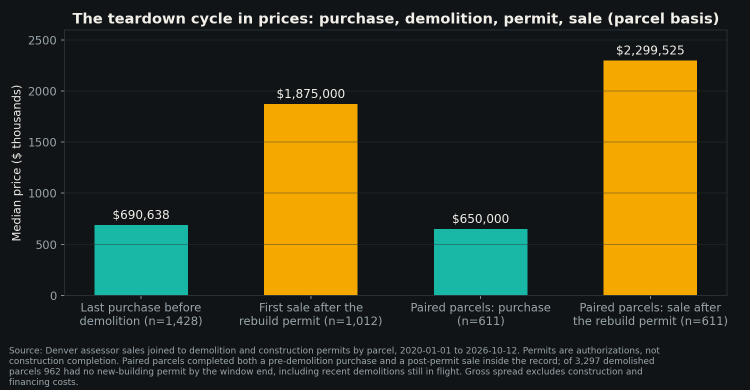
#> input picture charts/lifecycle.png, 1500 x 780 px, given in place of ales-keystone-v2-0-ff85fd0c-8952-4604-9920-0ea26d1f86af.webp, which was not available (shown at 1/2 size)
$ python compose_hero.py
#> lines starting #> are read from the running program, lines starting #| are printed output that depends on the picture; pictures that were not available may be replaced by others from this repository, and a replacement may not be noted
#!/usr/bin/env python3
"""Composite the headline figure onto the generated hero art.
Base art: hero_source/ (AI illustration, brand palette). Text sits on a
gradient scrim over the dark upper-left sky. Plain hyphens only.
Run: python3 code/compose_hero.py
"""
from pathlib import Path

from PIL import Image, ImageDraw, ImageFont

PKG = Path(__file__).resolve().parent.parent
SRC = PKG / "hero_source/media-generation-hero-base-sales-keystone-v2-0-ff85fd0c-8952-4604-9920-0ea26d1f86af.webp"
OUT = PKG / "charts/hero.png"

img = Image.open(SRC).convert("RGB")
W, H = img.size
#> W = 1500; H = 780
print("base size:", W, H)
#| base size: 1500 780

scrim = Image.new("L", (1, H))
for y in range(H):
    t = y / (H * 0.46)
    a = max(0, int(165 * (1 - t))) if t < 1 else 0
    scrim.putpixel((0, y), a)
scrim = scrim.resize((W, H))
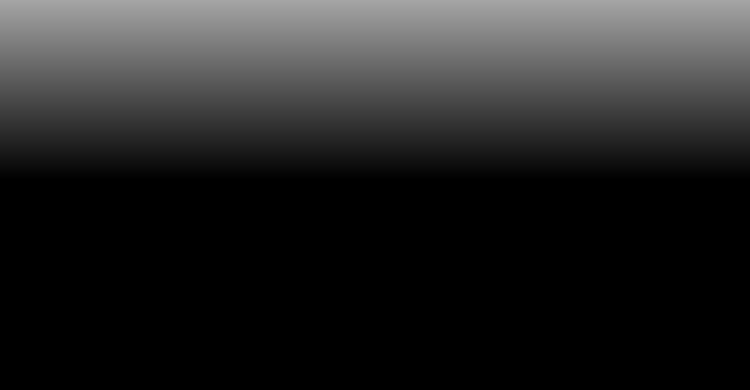
#> scrim: PIL image 1500x780 L (shown at 1/2 size); min 0, max 165, mean 37.8
dark = Image.new("RGB", (W, H), (10, 13, 16))
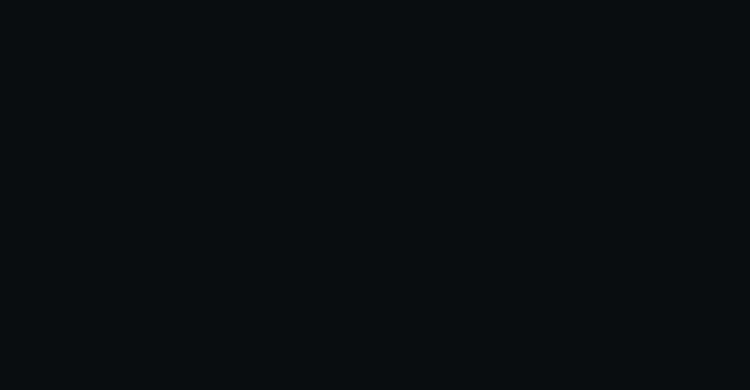
#> dark: PIL image 1500x780 RGB (shown at 1/2 size); mean R, G, B 10, 13, 16
img = Image.composite(dark, img, scrim.point(lambda v: v))
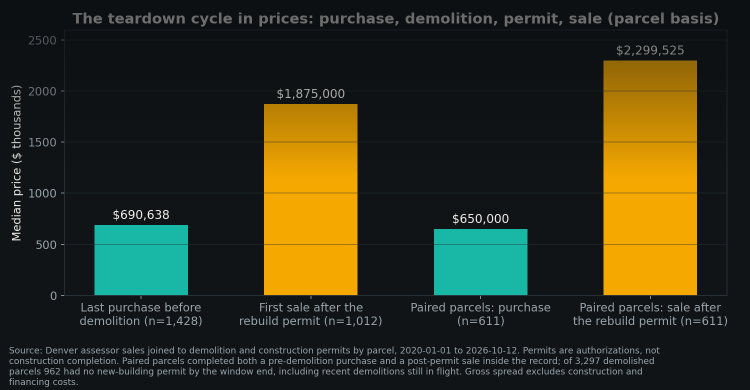
#> img: PIL image 1500x780 RGB (shown at 1/2 size); mean R, G, B 48.4, 49.1, 30.1

d = ImageDraw.Draw(img)
AMBER = (245, 168, 0)
PAPER = (242, 239, 233)
DIM = (178, 188, 194)
x = int(W * 0.045)
#> x = 67
y = int(H * 0.05)
#> y = 39

f_big = ImageFont.truetype("/usr/share/fonts/truetype/dejavu/DejaVuSans-Bold.ttf", int(H * 0.115))
f_cap = ImageFont.truetype("/usr/share/fonts/truetype/dejavu/DejaVuSans-Bold.ttf", int(H * 0.036))
f_sub = ImageFont.truetype("/usr/share/fonts/truetype/dejavu/DejaVuSans.ttf", int(H * 0.0255))

d.text((x, y), "$595,000", font=f_big, fill=AMBER)
y += int(H * 0.135)
#> y = 144
d.text((x, y), "Denver's median market sale price at its 2022 peak", font=f_cap, fill=PAPER)
y += int(H * 0.052)
#> y = 184
d.text((x, y), "105,585 market sales recorded, 2020-2026 (2026 partial) - $450,000 median in 2020, $525,000 in 2025 - nominal dollars",
       font=f_sub, fill=DIM)

img.save(OUT)
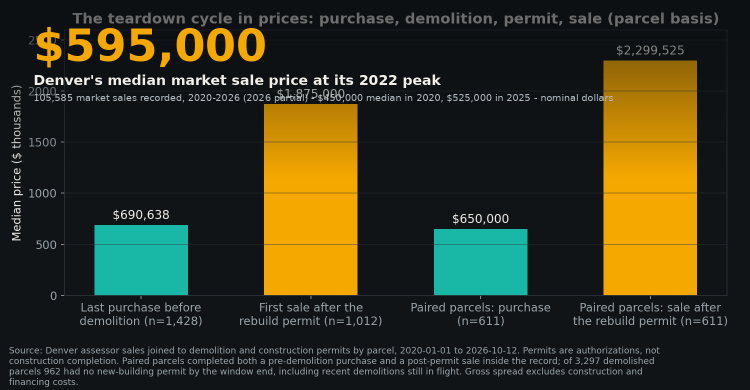
#> saved as hero.png: PIL image 1500x780 RGB (shown at 1/2 size); mean R, G, B 53.3, 52.9, 31.6
print("saved", OUT)

$ run again, on charts/neighborhood_change.png
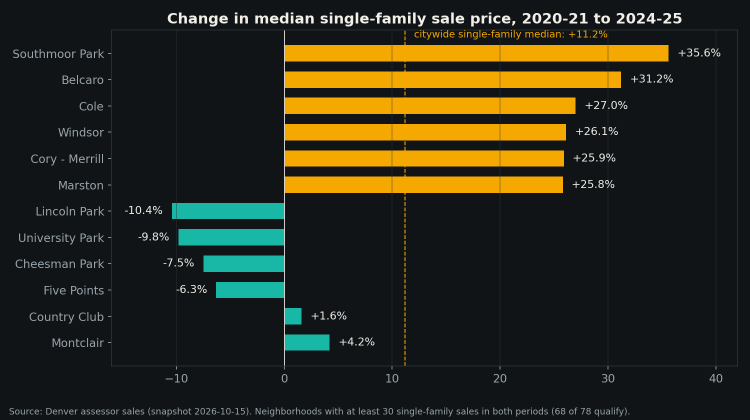
#> input picture charts/neighborhood_change.png, 1500 x 840 px, given in place of ales-keystone-v2-0-ff85fd0c-8952-4604-9920-0ea26d1f86af.webp, which was not available (shown at 1/2 size)
#| base size: 1500 840
#> `img = Image.composite(dark, img, scrim.point(lambda v: v))`:
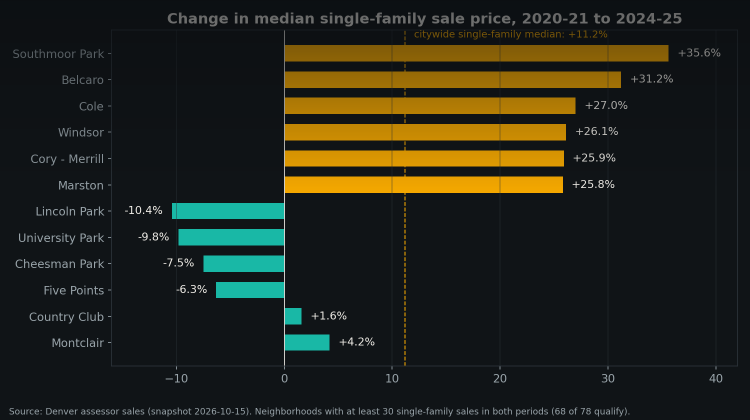
#> img: PIL image 1500x840 RGB (shown at 1/2 size); mean R, G, B 34.5, 36.1, 26.3
#> `img.save(OUT)`:
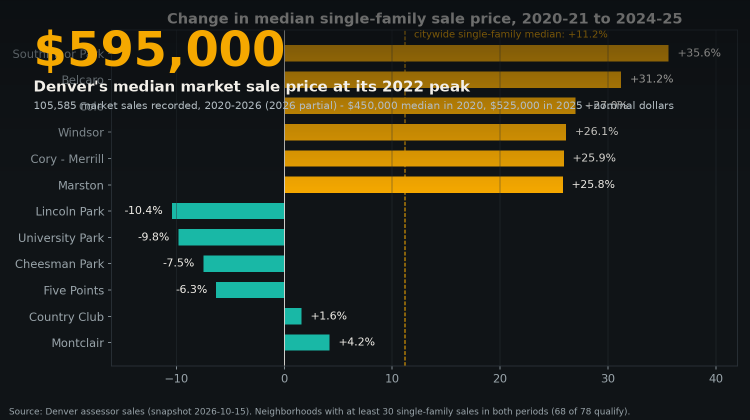
#> saved as hero.png: PIL image 1500x840 RGB (shown at 1/2 size); mean R, G, B 39.2, 39.8, 28.1

$ run again, on charts/neighborhood_median_map.png
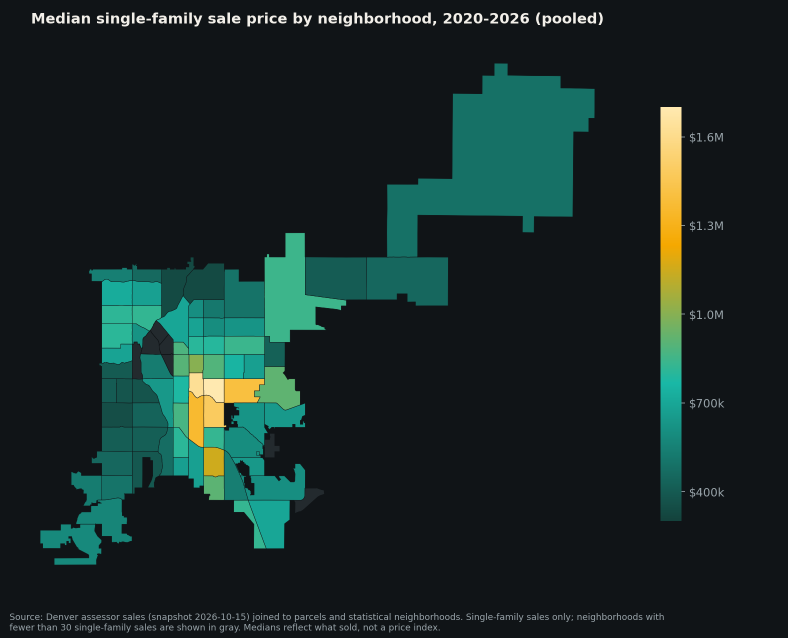
#> input picture charts/neighborhood_median_map.png, 1575 x 1275 px, given in place of ales-keystone-v2-0-ff85fd0c-8952-4604-9920-0ea26d1f86af.webp, which was not available (shown at 1/2 size)
#| base size: 1575 1275
#> `img = Image.composite(dark, img, scrim.point(lambda v: v))`:
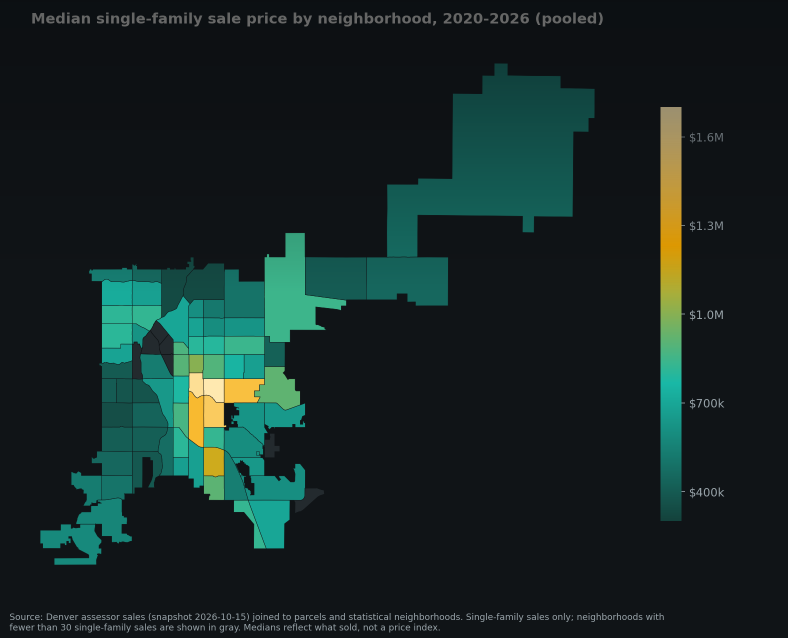
#> img: PIL image 1575x1275 RGB (shown at 1/2 size); mean R, G, B 21.3, 37.5, 36
#> `img.save(OUT)`:
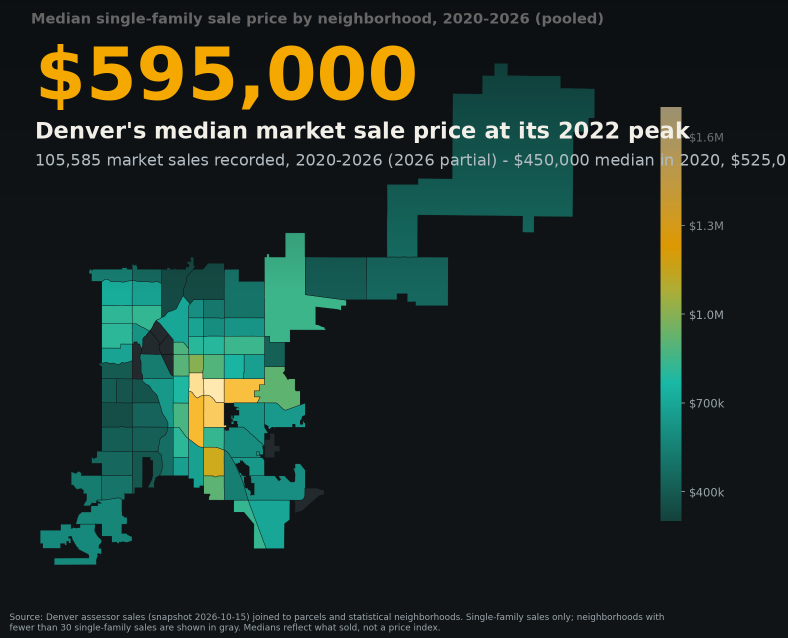
#> saved as hero.png: PIL image 1575x1275 RGB (shown at 1/2 size); mean R, G, B 28.7, 43.1, 38.1
